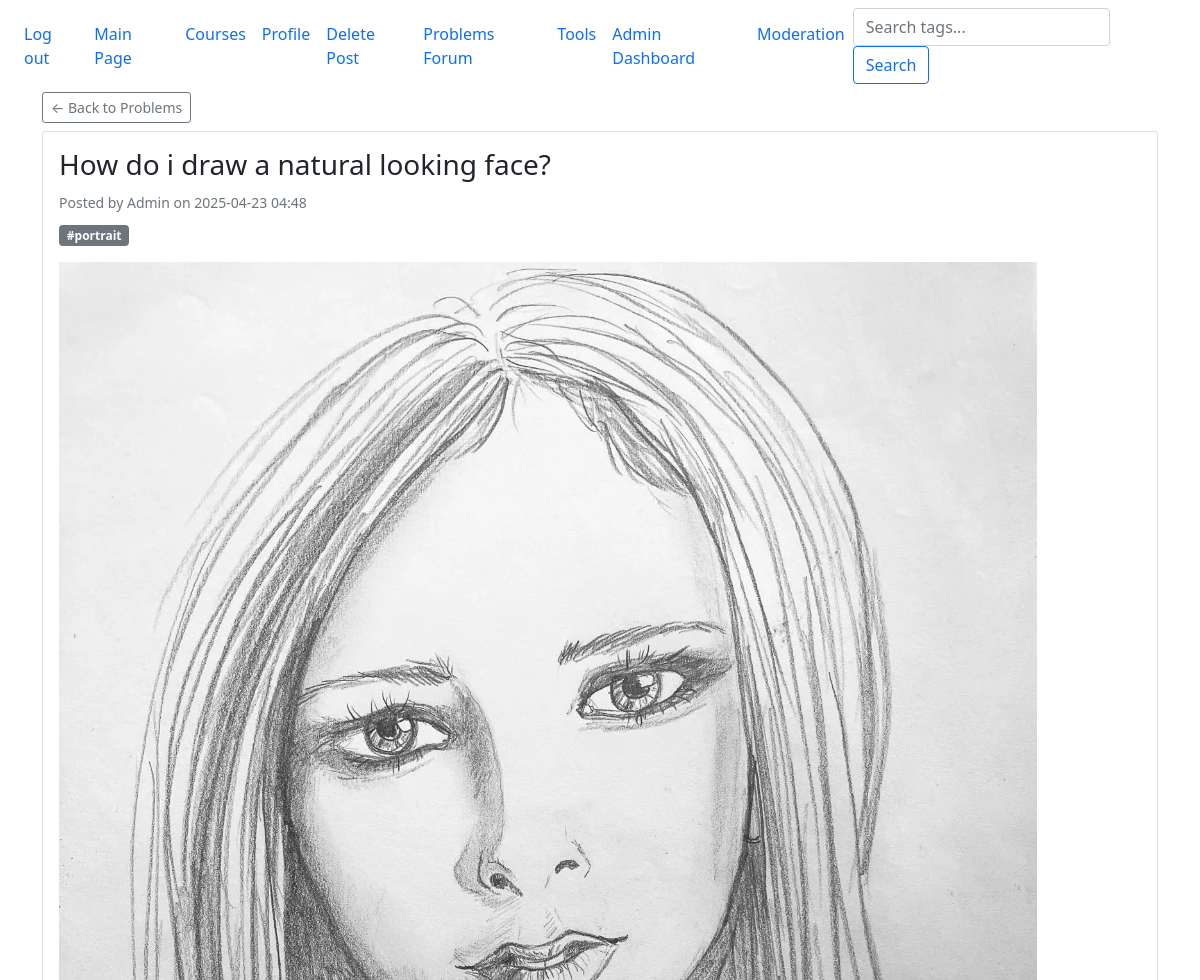
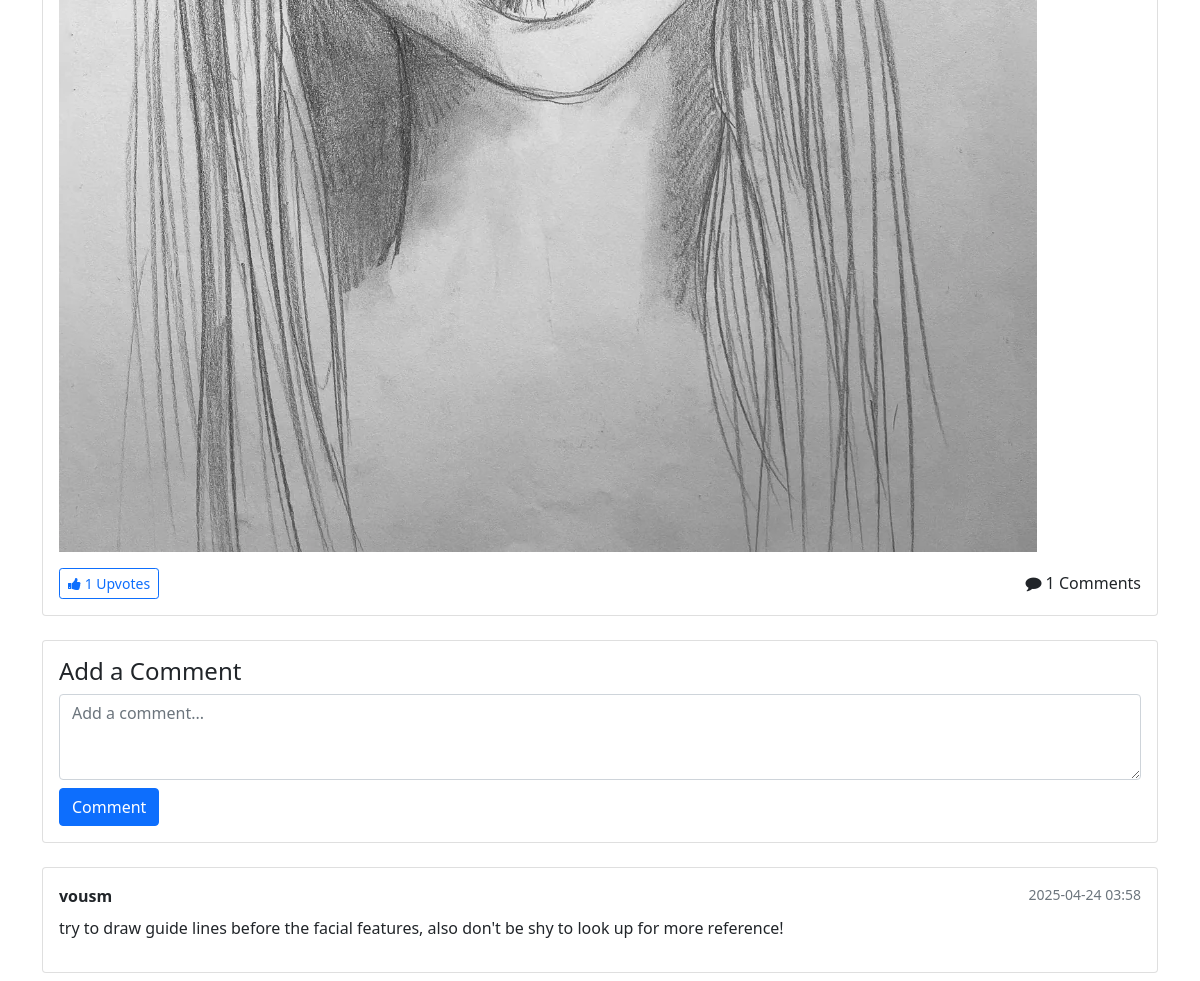
/problem/2 (signed in), run on the app's committed database (2 pictures, top to bottom).
### website/models.py (models this page shows, shortened)
class Problem(db.Model):
    id = db.Column(db.Integer, primary_key=True)
    title = db.Column(db.String(200), nullable=False)
    description = db.Column(db.Text)
    image_url = db.Column(db.String(300), nullable=True)
    is_approved = db.Column(db.Boolean, default=False)
    timestamp = db.Column(db.DateTime, default=datetime.utcnow)
    user_id = db.Column(db.Integer, db.ForeignKey('user.id'), nullable=False)
    user = db.relationship('User', backref='problems')
    tags = db.relationship('Tag', secondary=problem_tags, backref='problems')
    upvotes = db.relationship('ProblemUpvote', backref='problem', lazy='dynamic')
    comments = db.relationship('ProblemComment', backref='problem', lazy='dynamic')

class User(db.Model, UserMixin):
    id = db.Column(db.Integer, primary_key = True)
    email = db.Column(db.String(150), unique = True)
    password = db.Column(db.String(150))
    posts = db.relationship('Posts', backref='author', lazy=True) # user's posts
    username = db.Column(db.String(150), unique=True, nullable=False)  # renamed from first_name
    user_image = db.Column(db.String(300), nullable=True)  # path to profile image
    is_admin = db.Column(db.Boolean, default=False) # check to see if this is an admin or not
    lesson_progress = db.relationship('LessonProgress', backref='user', lazy=True) #user's lesson progress, tracked by watching the tutorial video in the lesson

class Tag(db.Model):
    id = db.Column(db.Integer, primary_key=True)
    name = db.Column(db.String(50), unique=True, nullable=False)

class ProblemComment(db.Model): #problems comment
    id = db.Column(db.Integer, primary_key=True)
    content = db.Column(db.Text, nullable=False)
    timestamp = db.Column(db.DateTime, default=datetime.utcnow)
    user_id = db.Column(db.Integer, db.ForeignKey('user.id'), nullable=False)
    problem_id = db.Column(db.Integer, db.ForeignKey('problem.id'), nullable=False)
    user = db.relationship('User', backref='problem_comments')

### website/views.py (the view, shortened to what this page needs)
@views.route('/problem/<int:problem_id>', methods=['GET', 'POST']) #show details of the questions like replies and upvotes
@login_required
def problem_detail(problem_id):
    problem = Problem.query.get_or_404(problem_id)
    comments = ProblemComment.query.filter_by(problem_id=problem_id).order_by(ProblemComment.timestamp.desc()).all()
    return render_template('problem_detail.html', problem=problem, comments=comments, user=current_user)

### website/__init__.py (called while the page is built)
def create_app():
    app = Flask(__name__)
    app.config['SECRET_KEY'] = 'touplis' #secret key for dev only
    app.config['SQLALCHEMY_DATABASE_URI'] = f'sqlite:///{DB_NAME}'
    db.init_app(app)
    migrate.init_app(app, db)
    from .views import views
    from .auth import auth
    from .admin import admin
    app.register_blueprint(views, url_prefix='/')
    app.register_blueprint(auth, url_prefix='/')
    app.register_blueprint(admin)
    from .models import User, Posts, Course
    login_manager = LoginManager()
    login_manager.login_view = 'auth.login'
    login_manager.init_app(app)
    @login_manager.user_loader
    def load_user(id):
        return User.query.get(int(id))
    @app.context_processor
    def inject_user():
        return dict(user=current_user)
    create_database(app)
    return app

### website/templates/problem_detail.html (shortened to what this page needs)
{% extends "base.html" %}
{% block content %}
<div class="mb-2">
  <a href="{{ url_for('views.problems') }}" class="btn btn-sm btn-outline-secondary">← Back to Problems</a>
</div>
<div class="card mb-4">
  <div class="card-body">
    <h3>{{ problem.title }}</h3>
    <div class="mb-2">
      <small class="text-muted">Posted by {{ problem.user.username }} on {{ problem.timestamp.strftime('%Y-%m-%d %H:%M') }}</small>
    </div>
    <div class="mb-3">
      {% for tag in problem.tags %}
        <span class="badge badge-secondary">#{{ tag.name }}</span>
      {% endfor %}
    </div>
    {% if problem.image_url %}
    <div class="mb-3">
      <img src="{{ problem.image_url }}" alt="Problem Image" class="img-fluid">
    </div>
    {% endif %}
    <div class="d-flex justify-content-between align-items-center">
      <button class="btn btn-sm btn-outline-primary upvote-btn"
              data-id="{{ problem.id }}"
              data-type="problem">
        <i class="fa fa-thumbs-up"></i> <span class="upvote-count">{{ problem.upvotes.count() }}</span> Upvotes
      </button>
      <span>
        <i class="fa fa-comment"></i> {{ problem.comments.count() }} Comments
      </span>
    </div>
  </div>
</div>
<div class="card mb-4">
  <div class="card-body">
    <h4>Add a Comment</h4>
    <form method="POST">
      <textarea class="form-control mb-2" name="comment_content" rows="3" placeholder="Add a comment..."></textarea>
      <button type="submit" class="btn btn-primary">Comment</button>
    </form>
  </div>
</div>
{% for comment in comments %}
<div class="card mb-2">
  <div class="card-body">
    <div class="d-flex justify-content-between">
      <strong>{{ comment.user.username }}</strong>
      <small class="text-muted">{{ comment.timestamp.strftime('%Y-%m-%d %H:%M') }}</small>
    </div>
    <p class="mt-2">{{ comment.content }}</p>
  </div>
</div>
{% else %}
<p class="text-center">Be the first to answer?</p>
{% endfor %}
{% endblock %}

### website/templates/base.html (shortened to what this page needs)
<!DOCTYPE html>
<html>
    <head>
        <link
        rel="stylesheet"
        href="https://stackpath.bootstrapcdn.com/bootstrap/4.4.1/css/bootstrap.min.css"
      />
      <link
        rel="stylesheet"
        href="https://stackpath.bootstrapcdn.com/font-awesome/4.7.0/css/font-awesome.min.css"
      />
      <link href="https://cdn.jsdelivr.net/npm/bootstrap@5.1.3/dist/css/bootstrap.min.css" rel="stylesheet">
    </head>
    <body>
      <nav class="navbar navbar-expand-lg">
        <div class="collapse navbar-collapse" id="navbar">
          <div class="navbar-nav">
            {% if user.is_authenticated %}
            <a class="nav-item nav-link" id="logout" href="/logout">Log out</a>
            <a class="nav-item nav-link" id="main" href="/">Main Page</a>
            <a class="nav-item nav-link" id="courses" href="/main/courses">Courses</a>
            <a class="nav-item nav-link" id="edit_profile" href="/profile/edit">Profile</a>
            <a class="nav-item nav-link" id="delete_post" href="/delete_post">Delete Post</a>
            <a class="nav-item nav-link" id="problems" href="/main/problems">Problems Forum</a>
            <a class="nav-item nav-link" id="tools" href="/main/tools">Tools</a>
              {% if user.is_admin %}
              <a class="nav-item nav-link" href="/admin">Admin Dashboard</a>
              <a class="nav-item nav-link" href="/admin/moderate">Moderation</a>
              {% endif %}
            {% else %}
            <a class="nav-item nav-link" id="home" href="/home">Home</a>
            <a class="nav-item nav-link" id="login" href="/login">Login</a>
            <a class="nav-item nav-link" id="register" href="/register">Register</a>
            {% endif %}
          </div>
            <form class="form-inline my-2 my-lg-0" action="{{ url_for('views.search') }}" method="GET">
              <input class="form-control mr-sm-2" type="search" name="tag" placeholder="Search tags..." aria-label="Search">
              <button class="btn btn-outline-primary my-2 my-sm-0" type="submit">Search</button>
            </form>
        </div>
      </nav>
      <div class="container">
        {% block content %}
        {% endblock %}
      </div>
    </body>
</html>

### data on the page
Problem: title "How do i draw a natural looking face?", timestamp "2025-04-23 04:48", image_url (picture)
User: user.username "Admin"
Tag: name "portrait"
ProblemComment: user.username "vousm", timestamp "2025-04-24 03:58", content "try to draw guide lines before the facial features, also don't be shy to look up for more reference!"

### other printed values
{{ problem.upvotes.count() }} "1"
{{ problem.comments.count() }} "1"
